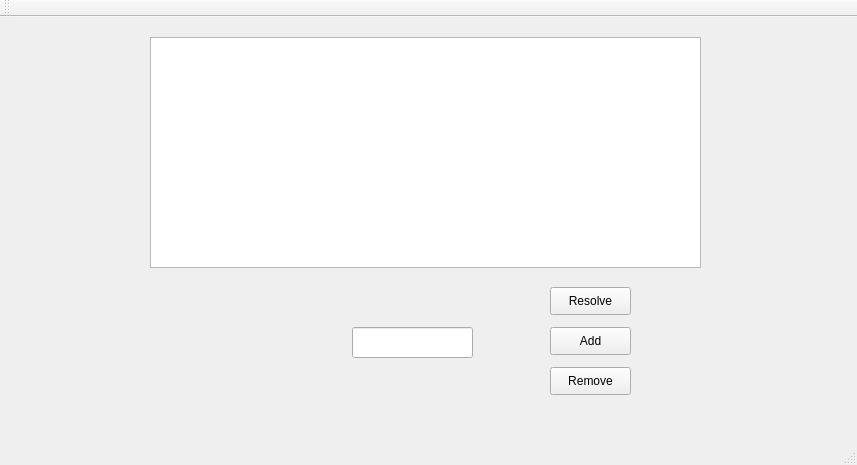
<?xml version="1.0" encoding="UTF-8"?>
<ui version="4.0">
 <class>TestingClass</class>
 <widget class="QMainWindow" name="TestingClass">
  <property name="geometry">
   <rect>
    <x>0</x>
    <y>0</y>
    <width>857</width>
    <height>465</height>
   </rect>
  </property>
  <property name="windowTitle">
   <string>Testing</string>
  </property>
  <widget class="QWidget" name="centralWidget">
   <widget class="QTableView" name="tableView">
    <property name="geometry">
     <rect>
      <x>150</x>
      <y>20</y>
      <width>551</width>
      <height>231</height>
     </rect>
    </property>
   </widget>
   <widget class="QPushButton" name="add_button">
    <property name="geometry">
     <rect>
      <x>550</x>
      <y>310</y>
      <width>81</width>
      <height>28</height>
     </rect>
    </property>
    <property name="text">
     <string>Add</string>
    </property>
   </widget>
   <widget class="QLineEdit" name="description_line_edit">
    <property name="geometry">
     <rect>
      <x>352</x>
      <y>310</y>
      <width>121</width>
      <height>31</height>
     </rect>
    </property>
   </widget>
   <widget class="QPushButton" name="remove_button">
    <property name="geometry">
     <rect>
      <x>550</x>
      <y>350</y>
      <width>81</width>
      <height>28</height>
     </rect>
    </property>
    <property name="text">
     <string>Remove</string>
    </property>
   </widget>
   <widget class="QPushButton" name="resolve_button">
    <property name="geometry">
     <rect>
      <x>550</x>
      <y>270</y>
      <width>81</width>
      <height>28</height>
     </rect>
    </property>
    <property name="text">
     <string>Resolve</string>
    </property>
   </widget>
  </widget>
  <widget class="QMenuBar" name="menuBar">
   <property name="geometry">
    <rect>
     <x>0</x>
     <y>0</y>
     <width>857</width>
     <height>26</height>
    </rect>
   </property>
  </widget>
  <widget class="QToolBar" name="mainToolBar">
   <attribute name="toolBarArea">
    <enum>TopToolBarArea</enum>
   </attribute>
   <attribute name="toolBarBreak">
    <bool>false</bool>
   </attribute>
  </widget>
  <widget class="QStatusBar" name="statusBar"/>
 </widget>
 <layoutdefault spacing="6" margin="11"/>
 <resources>
  <include location="Testing.qrc"/>
 </resources>
 <connections/>
</ui>
